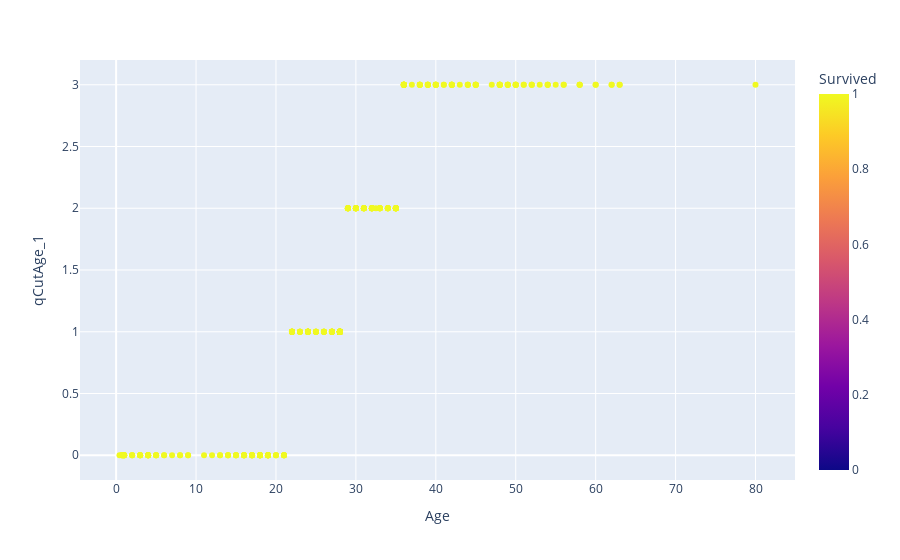

Notebook source saved alongside this figure:
### Code cell
df['qCutAge_1'] = pd.qcut(df.Age.loc[df.Survived == 1], q=4, labels=False )
fig = px.scatter(df, y='qCutAge_1', x='Age', color='Survived')
fig.show();

### Figure 1 — Plotly figure (JSON) as saved in the notebook; plotly's stock layout.template omitted (floating-point values rounded to 4 significant figures; data arrays with more than 128 entries replaced by an {"elided": "..."} marker saying what was removed)
{"data": [{"hovertemplate": "Age=%{x}<br>qCutAge_1=%{y}<br>Survived=%{marker.color}<extra></extra>", "legendgroup": "", "marker": {"color": {"elided": "891 int values"}, "coloraxis": "coloraxis", "symbol": "circle"}, "mode": "markers", "name": "", "orientation": "v", "showlegend": false, "type": "scatter", "x": {"elided": "891 float values"}, "xaxis": "x", "y": {"elided": "891 int values"}, "yaxis": "y"}], "layout": {"coloraxis": {"colorbar": {"title": {"text": "Survived"}}, "colorscale": [[0, "#0d0887"], [0.1111, "#46039f"], [0.2222, "#7201a8"], [0.3333, "#9c179e"], [0.4444, "#bd3786"], [0.5556, "#d8576b"], [0.6667, "#ed7953"], [0.7778, "#fb9f3a"], [0.8889, "#fdca26"], [1, "#f0f921"]]}, "legend": {"tracegroupgap": 0}, "margin": {"t": 60}, "xaxis": {"anchor": "y", "domain": [0, 1], "title": {"text": "Age"}}, "yaxis": {"anchor": "x", "domain": [0, 1], "title": {"text": "qCutAge_1"}}}}
